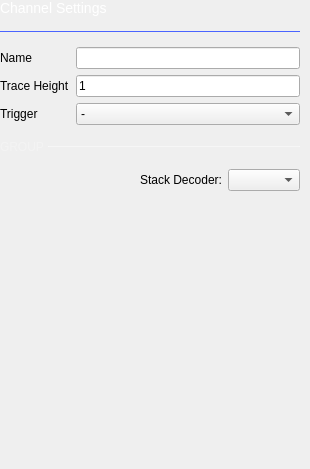
                   <widget class="QWidget" name="scrollAreaWidgetContents_2">
                    <property name="geometry">
                     <rect>
                      <x>0</x>
                      <y>0</y>
                      <width>310</width>
                      <height>469</height>
                     </rect>
                    </property>
                    <property name="sizePolicy">
                     <sizepolicy hsizetype="Preferred" vsizetype="Preferred">
                      <horstretch>0</horstretch>
                      <verstretch>0</verstretch>
                     </sizepolicy>
                    </property>
                    <property name="minimumSize">
                     <size>
                      <width>200</width>
                      <height>0</height>
                     </size>
                    </property>
                    <property name="maximumSize">
                     <size>
                      <width>400</width>
                      <height>16777215</height>
                     </size>
                    </property>
                    <layout class="QVBoxLayout" name="verticalLayout_9">
                     <property name="spacing">
                      <number>15</number>
                     </property>
                     <property name="leftMargin">
                      <number>0</number>
                     </property>
                     <property name="topMargin">
                      <number>0</number>
                     </property>
                     <property name="rightMargin">
                      <number>10</number>
                     </property>
                     <property name="bottomMargin">
                      <number>0</number>
                     </property>
                     <item>
                      <widget class="QLabel" name="label_5">
                       <property name="sizePolicy">
                        <sizepolicy hsizetype="Preferred" vsizetype="Fixed">
                         <horstretch>0</horstretch>
                         <verstretch>0</verstretch>
                        </sizepolicy>
                       </property>
                       <property name="styleSheet">
                        <string notr="true">color: white;
font-size: 14px;
font-weight: normal;
</string>
                       </property>
                       <property name="text">
                        <string>Channel Settings</string>
                       </property>
                      </widget>
                     </item>
                     <item>
                      <widget class="Line" name="line_2">
                       <property name="maximumSize">
                        <size>
                         <width>16777215</width>
                         <height>1</height>
                        </size>
                       </property>
                       <property name="styleSheet">
                        <string notr="true">border: 2px solid #4a64ff</string>
                       </property>
                       <property name="frameShadow">
                        <enum>QFrame::Plain</enum>
                       </property>
                       <property name="lineWidth">
                        <number>2</number>
                       </property>
                       <property name="orientation">
                        <enum>Qt::Horizontal</enum>
                       </property>
                      </widget>
                     </item>
                     <item>
                      <widget class="QWidget" name="channelSettingsWidget" native="true">
                       <property name="sizePolicy">
                        <sizepolicy hsizetype="Expanding" vsizetype="Preferred">
                         <horstretch>0</horstretch>
                         <verstretch>0</verstretch>
                        </sizepolicy>
                       </property>
                       <layout class="QGridLayout" name="gridLayout_2">
                        <property name="leftMargin">
                         <number>0</number>
                        </property>
                        <property name="topMargin">
                         <number>0</number>
                        </property>
                        <property name="rightMargin">
                         <number>0</number>
                        </property>
                        <property name="bottomMargin">
                         <number>0</number>
                        </property>
                        <item row="2" column="1">
                         <widget class="QComboBox" name="triggerComboBox">
                          <item>
                           <property name="text">
                            <string>-</string>
                           </property>
                          </item>
                          <item>
                           <property name="text">
                            <string/>
                           </property>
                           <property name="icon">
                            <iconset resource="../resources/resources.qrc">
                             <normaloff>:/icons/trigger_rising_enabled.svg</normaloff>:/icons/trigger_rising_enabled.svg</iconset>
                           </property>
                          </item>
                          <item>
                           <property name="text">
                            <string/>
                           </property>
                           <property name="icon">
                            <iconset>
                             <normalon>:/icons/trigger_falling_enabled.svg</normalon>
                            </iconset>
                           </property>
                          </item>
                          <item>
                           <property name="text">
                            <string/>
                           </property>
                           <property name="icon">
                            <iconset>
                             <normalon>:/icons/trigger_low_enabled.svg</normalon>
                            </iconset>
                           </property>
                          </item>
                          <item>
                           <property name="text">
                            <string/>
                           </property>
                           <property name="icon">
                            <iconset>
                             <normalon>:/icons/trigger_high_enabled.svg</normalon>
                            </iconset>
                           </property>
                          </item>
                          <item>
                           <property name="text">
                            <string/>
                           </property>
                           <property name="icon">
                            <iconset>
                             <normalon>:/icons/trigger_any_enabled.svg</normalon>
                            </iconset>
                           </property>
                          </item>
                         </widget>
                        </item>
                        <item row="2" column="0">
                         <widget class="QLabel" name="labelTrigger">
                          <property name="text">
                           <string>Trigger</string>
                          </property>
                         </widget>
                        </item>
                        <item row="0" column="0">
                         <widget class="QLabel" name="labelName">
                          <property name="sizePolicy">
                           <sizepolicy hsizetype="Fixed" vsizetype="Preferred">
                            <horstretch>0</horstretch>
                            <verstretch>0</verstretch>
                           </sizepolicy>
                          </property>
                          <property name="text">
                           <string>Name</string>
                          </property>
                         </widget>
                        </item>
                        <item row="1" column="1">
                         <widget class="QLineEdit" name="traceHeightLineEdit">
                          <property name="styleSheet">
                           <string notr="true">
QLineEdit[invalid=true] {
border-color: red
}
QLineEdit[invalid=false] {
border-color: grey;
}</string>
                          </property>
                          <property name="text">
                           <string>1</string>
                          </property>
                          <property name="maxLength">
                           <number>3</number>
                          </property>
                          <property name="cursorPosition">
                           <number>1</number>
                          </property>
                         </widget>
                        </item>
                        <item row="0" column="1">
                         <widget class="QLineEdit" name="nameLineEdit"/>
                        </item>
                        <item row="1" column="0">
                         <widget class="QLabel" name="labelTraceHeight">
                          <property name="text">
                           <string>Trace Height</string>
                          </property>
                         </widget>
                        </item>
                       </layout>
                      </widget>
                     </item>
                     <item>
                      <widget class="QWidget" name="groupWidget" native="true">
                       <property name="sizePolicy">
                        <sizepolicy hsizetype="Preferred" vsizetype="Fixed">
                         <horstretch>0</horstretch>
                         <verstretch>0</verstretch>
                        </sizepolicy>
                       </property>
                       <layout class="QVBoxLayout" name="groupWidgetLayout">
                        <property name="spacing">
                         <number>15</number>
                        </property>
                        <property name="leftMargin">
                         <number>0</number>
                        </property>
                        <property name="topMargin">
                         <number>0</number>
                        </property>
                        <property name="rightMargin">
                         <number>0</number>
                        </property>
                        <property name="bottomMargin">
                         <number>0</number>
                        </property>
                        <item>
                         <layout class="QHBoxLayout" name="horizontalLayout_8">
                          <property name="spacing">
                           <number>0</number>
                          </property>
                          <property name="topMargin">
                           <number>0</number>
                          </property>
                          <item>
                           <widget class="QLabel" name="label_8">
                            <property name="sizePolicy">
                             <sizepolicy hsizetype="Fixed" vsizetype="Preferred">
                              <horstretch>0</horstretch>
                              <verstretch>0</verstretch>
                             </sizepolicy>
                            </property>
                            <property name="styleSheet">
                             <string notr="true">QLabel {
  font-size: 12px;
color: rgba(255, 255, 255, 70);
font-weight: normal;
}</string>
                            </property>
                            <property name="text">
                             <string>GROUP </string>
                            </property>
                           </widget>
                          </item>
                          <item>
                           <widget class="Line" name="line_5">
                            <property name="maximumSize">
                             <size>
                              <width>16777215</width>
                              <height>1</height>
                             </size>
                            </property>
                            <property name="styleSheet">
                             <string notr="true">border: 1px solid rgba(255, 255, 255, 70);</string>
                            </property>
                            <property name="orientation">
                             <enum>Qt::Horizontal</enum>
                            </property>
                           </widget>
                          </item>
                         </layout>
                        </item>
                       </layout>
                      </widget>
                     </item>
                     <item>
                      <layout class="QVBoxLayout" name="decoderSettingsLayout">
                       <property name="spacing">
                        <number>0</number>
                       </property>
                      </layout>
                     </item>
                     <item>
                      <widget class="QWidget" name="stackDecoderWidget" native="true">
                       <layout class="QHBoxLayout" name="horizontalLayout_9">
                        <property name="leftMargin">
                         <number>0</number>
                        </property>
                        <property name="topMargin">
                         <number>0</number>
                        </property>
                        <property name="rightMargin">
                         <number>0</number>
                        </property>
                        <property name="bottomMargin">
                         <number>0</number>
                        </property>
                        <item>
                         <spacer name="horizontalSpacer_6">
                          <property name="orientation">
                           <enum>Qt::Horizontal</enum>
                          </property>
                          <property name="sizeHint" stdset="0">
                           <size>
                            <width>40</width>
                            <height>20</height>
                           </size>
                          </property>
                         </spacer>
                        </item>
                        <item>
                         <widget class="QLabel" name="stackDecoderLabel">
                          <property name="sizePolicy">
                           <sizepolicy hsizetype="Fixed" vsizetype="Preferred">
                            <horstretch>0</horstretch>
                            <verstretch>0</verstretch>
                           </sizepolicy>
                          </property>
                          <property name="text">
                           <string>Stack Decoder:</string>
                          </property>
                         </widget>
                        </item>
                        <item>
                         <widget class="QComboBox" name="stackDecoderComboBox"/>
                        </item>
                       </layout>
                      </widget>
                     </item>
                     <item>
                      <layout class="QHBoxLayout" name="horizontalLayout_7">
                       <property name="spacing">
                        <number>0</number>
                       </property>
                       <property name="topMargin">
                        <number>20</number>
                       </property>
                       <item>
                        <spacer name="horizontalSpacer_10">
                         <property name="orientation">
                          <enum>Qt::Horizontal</enum>
                         </property>
                         <property name="sizeType">
                          <enum>QSizePolicy::Fixed</enum>
                         </property>
                         <property name="sizeHint" stdset="0">
                          <size>
                           <width>250</width>
                           <height>20</height>
                          </size>
                         </property>
                        </spacer>
                       </item>
                      </layout>
                     </item>
                     <item>
                      <spacer name="verticalSpacer_2">
                       <property name="orientation">
                        <enum>Qt::Vertical</enum>
                       </property>
                       <property name="sizeType">
                        <enum>QSizePolicy::Expanding</enum>
                       </property>
                       <property name="sizeHint" stdset="0">
                        <size>
                         <width>20</width>
                         <height>40</height>
                        </size>
                       </property>
                      </spacer>
                     </item>
                    </layout>
                   </widget>
